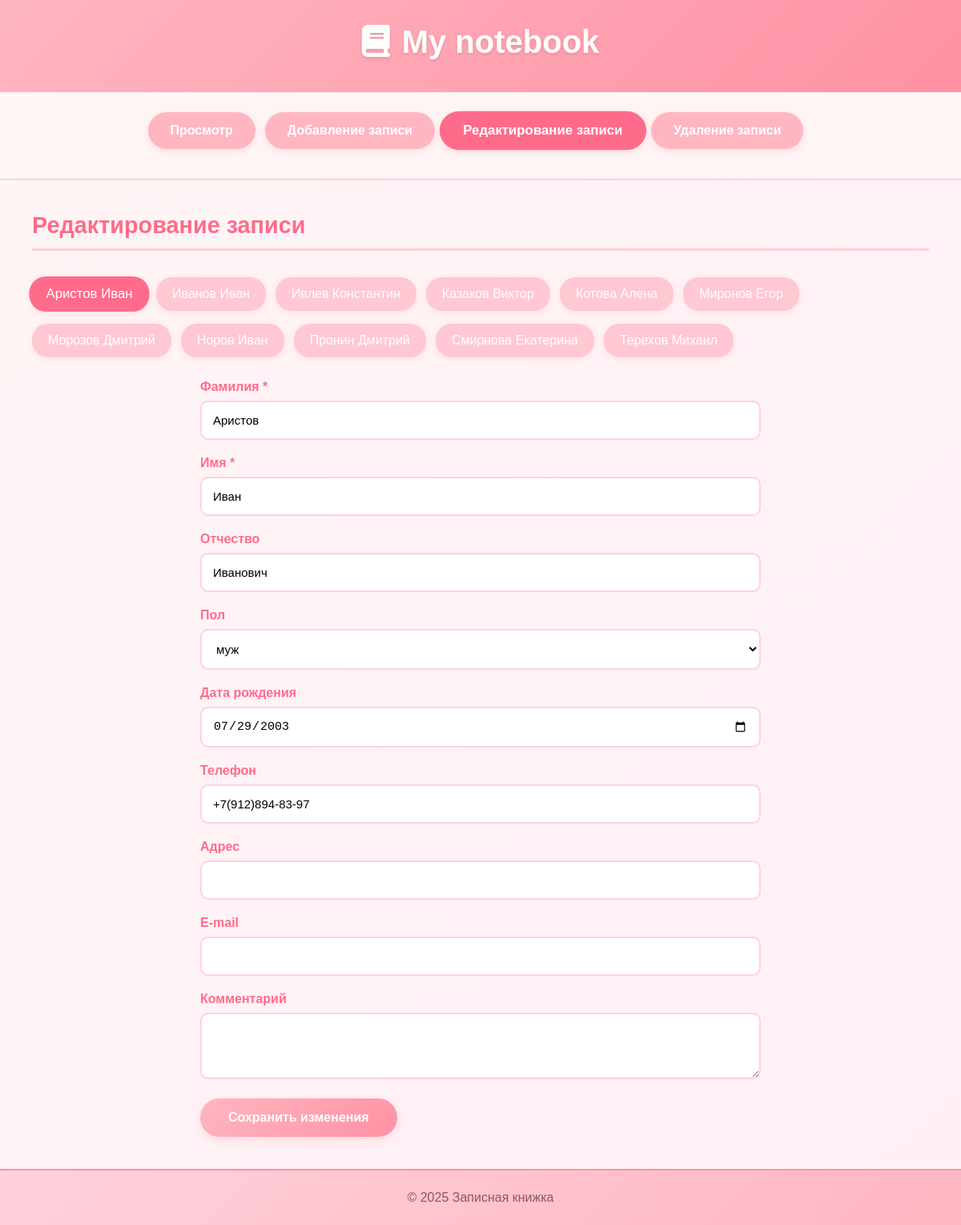
The app's page /?action=edit with its own data.
### tables this page shows
CREATE TABLE contacts (
            id INTEGER PRIMARY KEY AUTOINCREMENT,
            lastname TEXT NOT NULL,
            firstname TEXT NOT NULL,
            patronymic TEXT,
            gender TEXT,
            dob TEXT,
            phone TEXT,
            address TEXT,
            email TEXT,
            comment TEXT,
            created_at TEXT DEFAULT (datetime('now'))
        );

### edit.php (the view, shortened to what this page needs)
<?php
function render_edit(PDO $db): string
{
    $all = $db->query("SELECT id, lastname, firstname FROM contacts ORDER BY lastname ASC, firstname ASC")->fetchAll(PDO::FETCH_ASSOC);
    $currentId = isset($_GET['edit_id']) ? intval($_GET['edit_id']) : $all[0]['id'];
    $msg = '';
    $stmt = $db->prepare("SELECT * FROM contacts WHERE id = ?");
    $stmt->execute([$currentId]);
    $row = $stmt->fetch(PDO::FETCH_ASSOC);
    $html = '<h2>Редактирование записи</h2>';
    $html .= '<div style="margin-bottom: 20px;">';
    foreach ($all as $a) {
        $activeClass = ($a['id'] == $currentId) ? ' active' : '';
        $html .= '<a class="record-link' . $activeClass . '" href="?action=edit&edit_id=' . $a['id'] . '">' .
                 htmlspecialchars($a['lastname'] . ' ' . $a['firstname']) . '</a>';
    }
    $html .= '</div>';
    $html .= $msg;
    $dobValue = '';
    if (!empty($row['dob'])) {
        $dobValue = htmlspecialchars($row['dob']);
    }
    $html .= '<form method="post">';
    $html .= '<input type="hidden" name="id" value="' . $currentId . '">';
    $html .= '<div class="form-row"><label>Фамилия *</label><input type="text" name="lastname" value="' . htmlspecialchars($row['lastname']) . '" required></div>';
    $html .= '<div class="form-row"><label>Имя *</label><input type="text" name="firstname" value="' . htmlspecialchars($row['firstname']) . '" required></div>';
    $html .= '<div class="form-row"><label>Отчество</label><input type="text" name="patronymic" value="' . htmlspecialchars($row['patronymic']) . '"></div>';
    $selM = $row['gender'] === 'муж' ? 'selected' : '';
    $selF = $row['gender'] === 'жен' ? 'selected' : '';
    $html .= '<div class="form-row"><label>Пол</label>
              <select name="gender">
                <option value="">-- Выберите --</option>
                <option value="муж" ' . $selM . '>муж</option>
                <option value="жен" ' . $selF . '>жен</option>
              </select></div>';
    $html .= '<div class="form-row"><label>Дата рождения</label><input type="date" name="dob" value="' . $dobValue . '"></div>';
    $html .= '<div class="form-row"><label>Телефон</label><input type="tel" name="phone" value="' . htmlspecialchars($row['phone']) . '"></div>';
    $html .= '<div class="form-row"><label>Адрес</label><input type="text" name="address" value="' . htmlspecialchars($row['address']) . '"></div>';
    $html .= '<div class="form-row"><label>E-mail</label><input type="email" name="email" value="' . htmlspecialchars($row['email']) . '"></div>';
    $html .= '<div class="form-row"><label>Комментарий</label><textarea name="comment" rows="3">' . htmlspecialchars($row['comment']) . '</textarea></div>';
    $html .= '<button type="submit">Сохранить изменения</button>';
    $html .= '</form>';
    return $html;
}

### index.php (style rules this page uses)
* { margin: 0; padding: 0; box-sizing: border-box; }
body { font-family: 'Arial', sans-serif; background: linear-gradient(135deg, #fff5f5, #fff0f5); min-height: 100vh; display: flex; flex-direction: column; }
form { max-width: 700px; margin: 0 auto; }
.form-row { margin-bottom: 20px; }
.form-row label { display: block; margin-bottom: 8px; font-weight: bold; color: #ff6b8b; }
input, select, textarea { width: 100%; padding: 14px; border: 2px solid #ffd1dc; border-radius: 10px; font-size: 15px; background: #fff; transition: all 0.3s ease; }
button { background: linear-gradient(135deg, #ffb6c1, #ff91a4); color: white; padding: 15px 35px; border: none; border-radius: 25px; font-size: 16px; font-weight: bold; cursor: pointer; transition: all 0.3s ease; box-shadow: 0 4px 12px rgba(255, 182, 193, 0.4); }
.record-link { display: inline-block; padding: 12px 20px; margin: 8px 12px 8px 0; background: #ffc8d3; color: white; text-decoration: none; border-radius: 20px; font-weight: 500; transition: all 0.3s ease; box-shadow: 0 2px 8px rgba(255, 182, 193, 0.3); }
.record-link.active { background: #ff6b8b; transform: scale(1.05); }
h2 { color: #ff6b8b; margin-bottom: 25px; border-bottom: 3px solid #ffd1dc; padding-bottom: 12px; font-size: 1.8em; }

### records on screen
contacts: lastname+firstname "Аристов Иван", lastname "Аристов", firstname "Иван", patronymic "Иванович", dob "07/29/2003", phone "+7(912)894-83-97"
contacts: lastname+firstname "Иванов Иван"
contacts: lastname+firstname "Ивлев Константин"
contacts: lastname+firstname "Казаков Виктор"
contacts: lastname+firstname "Котова Алена"
contacts: lastname+firstname "Миронов Егор"
contacts: lastname+firstname "Морозов Дмитрий"
contacts: lastname+firstname "Норов Иван"
contacts: lastname+firstname "Пронин Дмитрий"
contacts: lastname+firstname "Смирнова Екатерина"
contacts: lastname+firstname "Терехов Михаил"

### other values on screen
$label "Просмотр"
$label "Добавление записи"
$label "Редактирование записи"
$label "Удаление записи"
